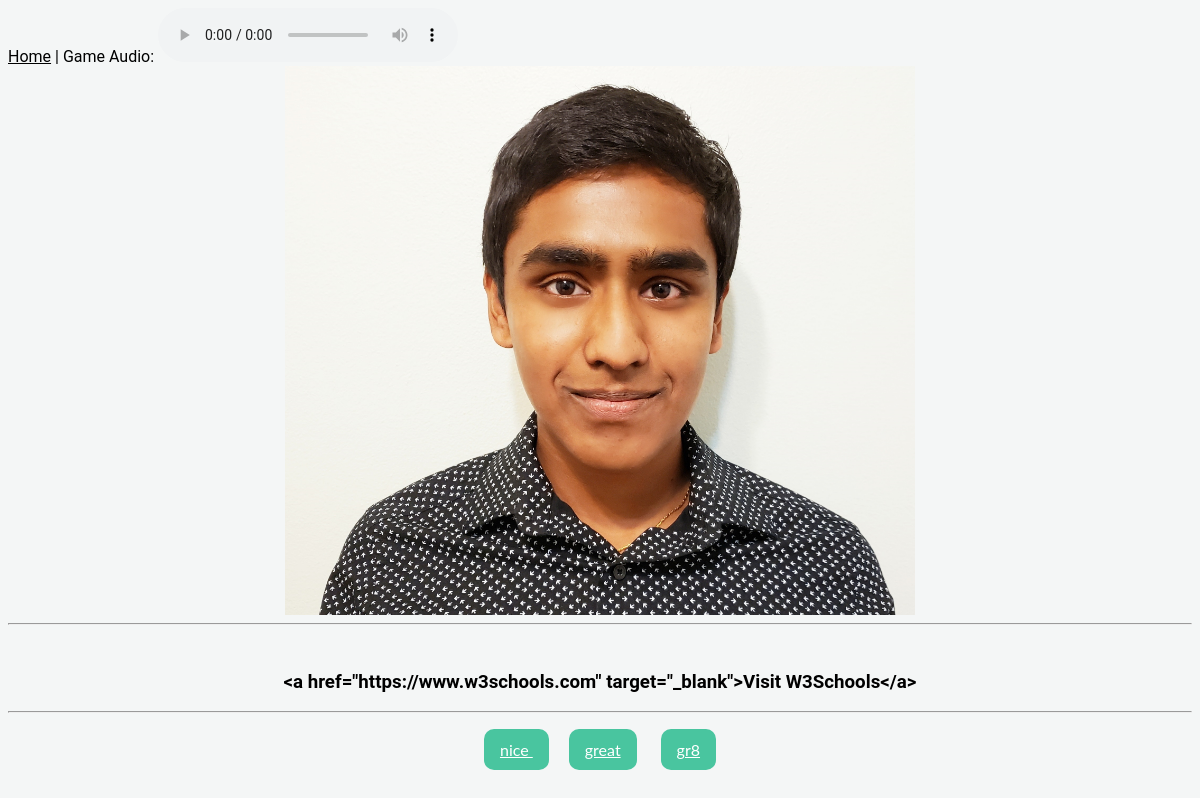
Screenshot of /2/1 with the database file from the repository.
### tables this page shows
CREATE TABLE "panels" (
	"image"	TEXT,
	"convo"	TEXT,
	"speechone"	TEXT,
	"speechtwo"	TEXT,
	"speechthree"	TEXT,
	"redirone"	INTEGER,
	"redirtwo"	INTEGER,
	"redirthree"	INTEGER,
	"story"	INTEGER,
	"current"	INTEGER
);

### project.py (the view)
@app.route('/<story>/<panel>', methods = ['GET'])
def serve_story(story, panel):
    conn = sqlite3.connect('example.db')
    c = conn.cursor()
    c.execute("SELECT image, convo, speechone, speechtwo, speechthree, redirone, redirtwo, redirthree FROM panels WHERE story = ? AND current = ?;",(story,panel,))
    conn.commit()
    attributes = c.fetchall()
    if len(attributes) == 0:
        c.execute("SELECT title, author FROM info WHERE id = ?;",(story,))
        conn.commit()
        newattr = c.fetchall()
        conn.close()
        if len(newattr) == 0:
            return render_template('thanks.html')
        else:
            return render_template('thanks.html', story = newattr[0][0], author = newattr[0][1])
    else:
        this_panel = attributes[0]
        print(this_panel)
        conn.close()
        return render_template('panel.html', image = this_panel[0], convo = this_panel[1], speechone = this_panel[2],
                               speechtwo = this_panel[3], speechthree = this_panel[4], redirone = this_panel[5], redirtwo = this_panel[6],
                               redirthree = this_panel[7], audio = "chill_vibes.mp3")

### templates/panel.html (shortened to what this page needs)
<html>
    <link rel="stylesheet" href="{{ url_for('static',filename='main.css') }}" type="text/css">
    <body>
        <div id = "homer">
            <a href = "/">Home</a>
            | Game Audio:
            <audio controls loop>
            	<source src={{ url_for('download',filename=audio)}}>
			</audio>
        </div>
        <div id = "output" align = "center">
        	<div class = "fitter">
	            {% if image  -%}
	              <img style='height: 70%; width: 100%; object-fit: contain' src={{ url_for('download',filename=image)}} alt="panel-image"/>
	            {% endif -%}
	        </div>
	        {% if convo  -%}
            <hr><br>
            <h3>{{ convo }}</h3>
            {% endif -%}
            <hr><br>
            {% if speechone  -%}
            <a href = "{{redirone}}" class = "buttoner" >{{ speechone }}</a>
            {% endif -%}
            {% if speechtwo  -%}
            <a href = "{{redirtwo}}" class = "buttoner" >{{ speechtwo }}</a>
            {% endif -%}
            {% if speechthree  -%}
            <a href = "{{redirthree}}" class = "buttoner" >{{ speechthree }}</a>
            {% endif -%}
        </div>
    </body>
</html>

### static/main.css (style rules this page uses)
body { font-family: 'Roboto', Verdana, Geneva, Tahoma, sans-serif; background: #f4f6f6; }
a, a:visited { cursor: pointer; text-decoration: underline; color: inherit; }
.buttoner { padding: 10px 15px; margin: 10px 10px; position: relative; width: 50%; align-self: center; background: #49C59F; border: 1px solid transparent; border-radius: 10px; box-sizing: border-box; color: #fff; font-family: 'Lato', sans-serif; }

### rows the page displays
panels: image (picture), convo "<a href=\"https://www.w3schools.com\" target=\"_blank\">Visit W3Schools</a>", speechone "nice", speechtwo "great", speechthree "gr8"
